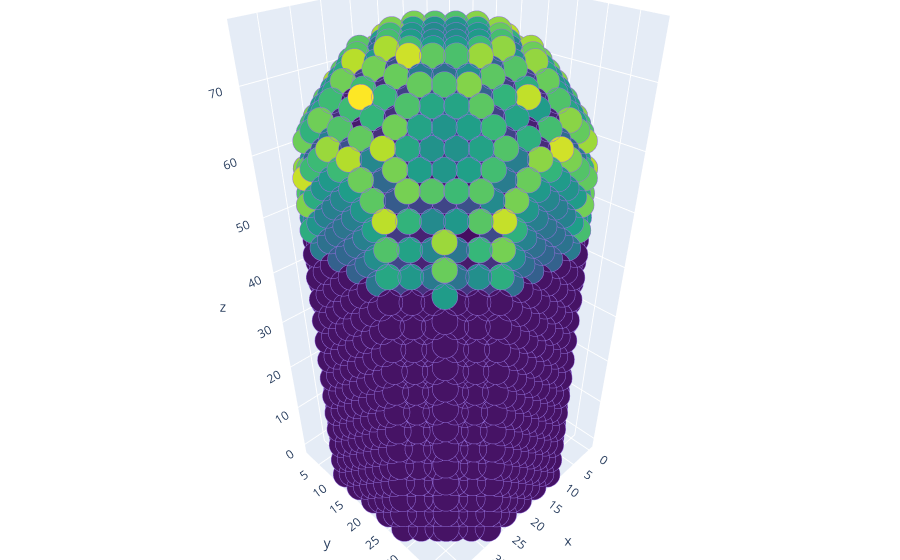

Here is the notebook cell this chart was saved with:
### Code cell
visualize(pr_tip,charge=tip_output_al['final_charge'],surf_indices=tip_output_al['surface_indices'])

### Figure 1 — Plotly figure (JSON) as saved in the notebook; plotly's stock layout.template omitted (floating-point values rounded to 4 significant figures; data arrays with more than 128 entries replaced by an {"elided": "..."} marker saying what was removed)
{"data": [{"marker": {"color": {"elided": "1551 float values"}, "colorscale": [[0, "#440154"], [0.1111, "#482878"], [0.2222, "#3e4989"], [0.3333, "#31688e"], [0.4444, "#26828e"], [0.5556, "#1f9e89"], [0.6667, "#35b779"], [0.7778, "#6ece58"], [0.8889, "#b5de2b"], [1, "#fde725"]], "line": {"color": "MediumPurple", "width": 12}, "size": 9}, "mode": "markers", "type": "scatter3d", "x": {"elided": "1551 float values"}, "y": {"elided": "1551 float values"}, "z": {"elided": "1551 float values"}}], "layout": {"margin": {"b": 0, "l": 0, "r": 0, "t": 0}}}
